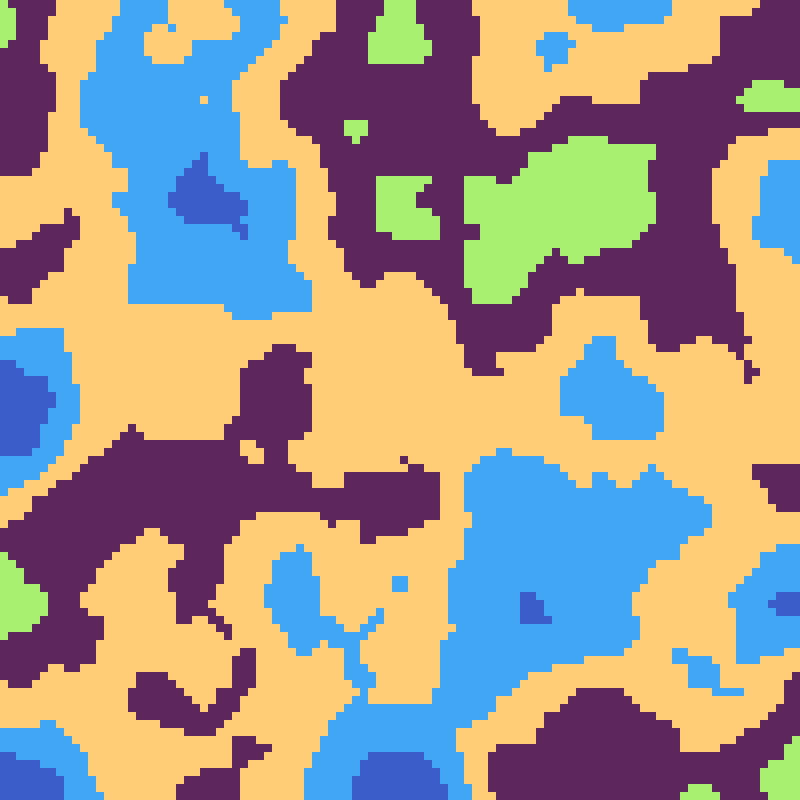
Frame 1 (no input)
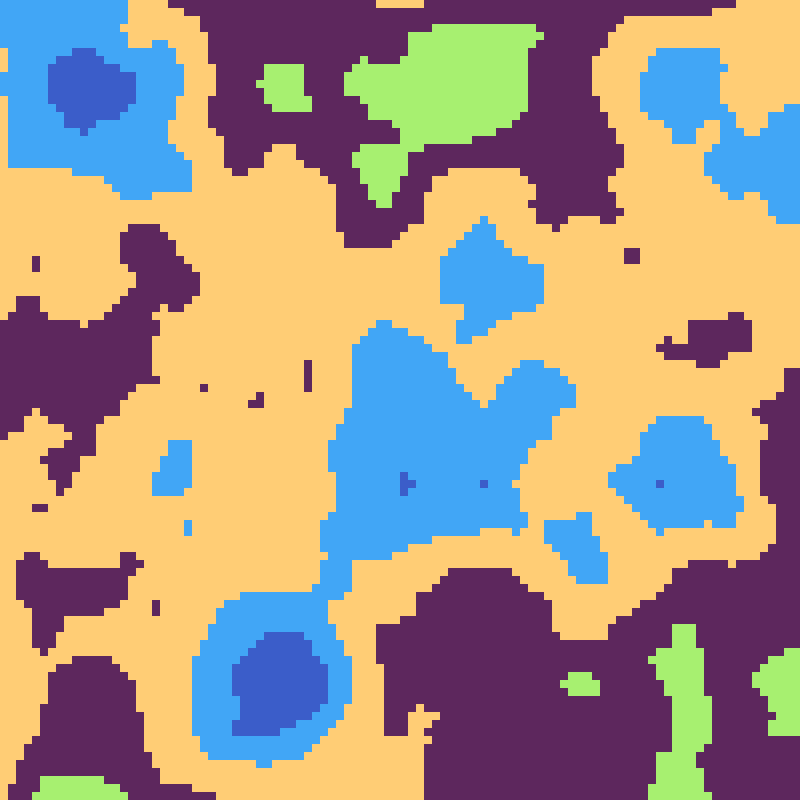
Frame 60 (no input)
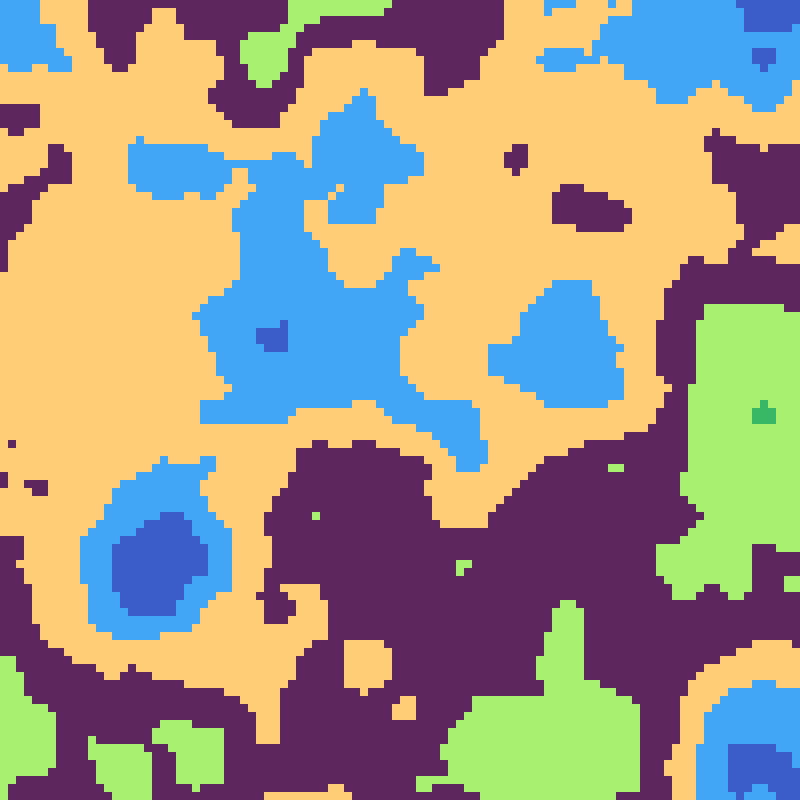
Frame 120 (the mouse pressed at the canvas centre since frame 60)

The p5.js sketch that drew these frames (run headless with seeded random() and noise() and a simulated clock; from frame 60 on, the mouse is pressed at the canvas centre):

// p5.js sketch
// ── sketch.js
    let color_scheme;
    let rgb_scheme=[];
    function setup() {
    color_scheme = [color("#29366f "),color("#3b5dc9"),color("#41a6f6"),color("#ffcd75"),color("#5d275d"),color("#a7f070"),color("#38b764"),color("#94b0c2")];
    for(i=0;i<color_scheme.length;i++){
      rgb_scheme[i*3] = red(color_scheme[i]);
      rgb_scheme[i*3+1] = green(color_scheme[i]);
      rgb_scheme[i*3+2] = blue(color_scheme[i]);
    }
    createCanvas(800, 800);
    noSmooth();
    }

  let xoff = 0;
  let yoff = 0;
  let zoff = 0;
  let pixelation = 8
  function draw() {
    let frameskip = 1;
    if(frameCount%frameskip==0){
      background(0);
      loadPixels();
      xoff += 0.01*frameskip
      yoff += 0.01*frameskip;
      zoff += 0.001*frameskip;
      for(let x=0;x<width/pixelation;x++){
        for(let y=0;y<height/pixelation;y++){
          //var index = (x*4+y*width*4) *4;
          let n = noise(x*pixelation*0.005+xoff,y*pixelation*0.005+yoff,0.1+zoff) * 64;
          let a = floor(n/8);
          for(let x1=0;x1<pixelation;x1++){
            for(let y1=0;y1<pixelation;y1++){
              let xx = x1 + x*pixelation;
              let yy = y1 + y*pixelation;
              var index = (xx+yy*width) *4;
              pixels[index] = rgb_scheme[a*3];
              pixels[index+1] = rgb_scheme[a*3+1];
              pixels[index+2] = rgb_scheme[a*3+2];
              pixels[index+3] = 255;
            }
          }
        }
        
      }
      updatePixels();
    }
    
    
    //console.log(frameRate());
  }
